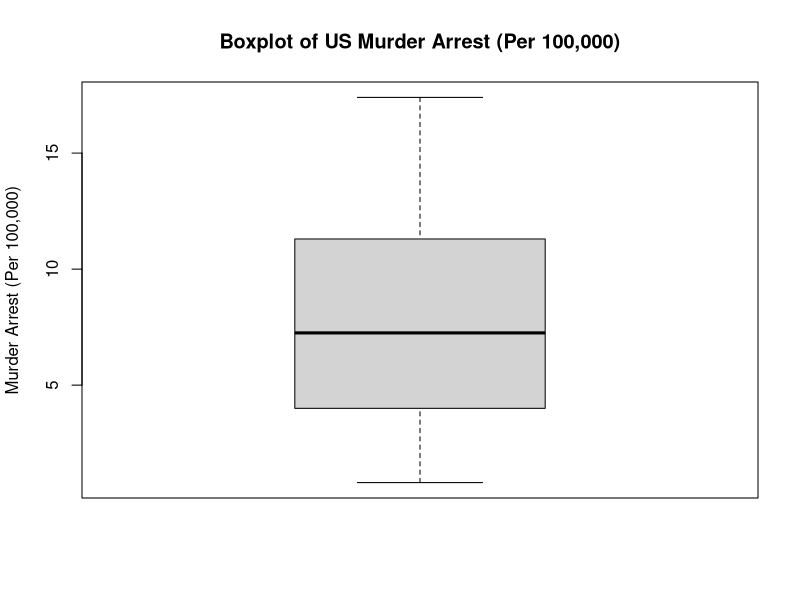
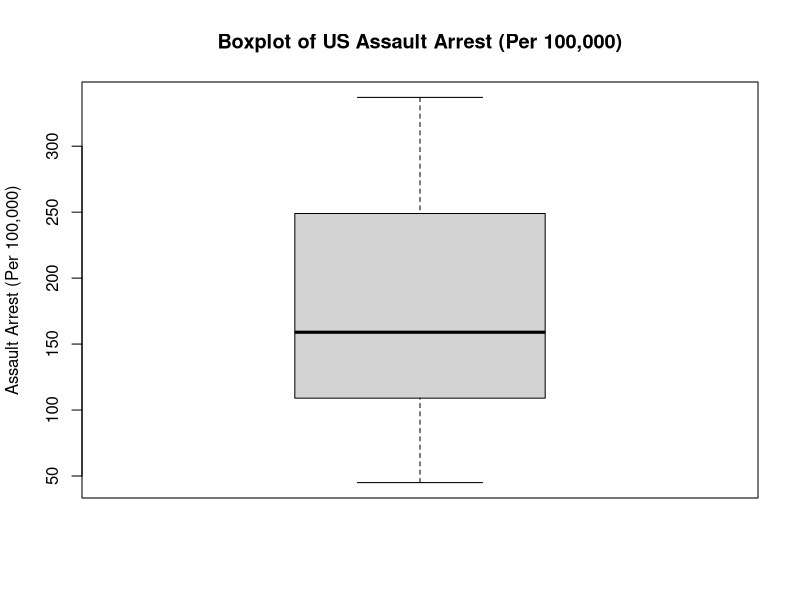
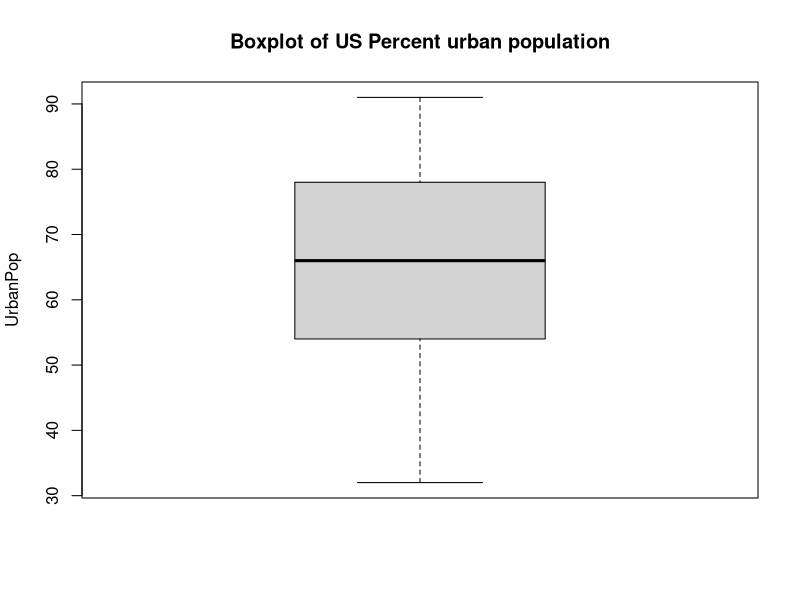
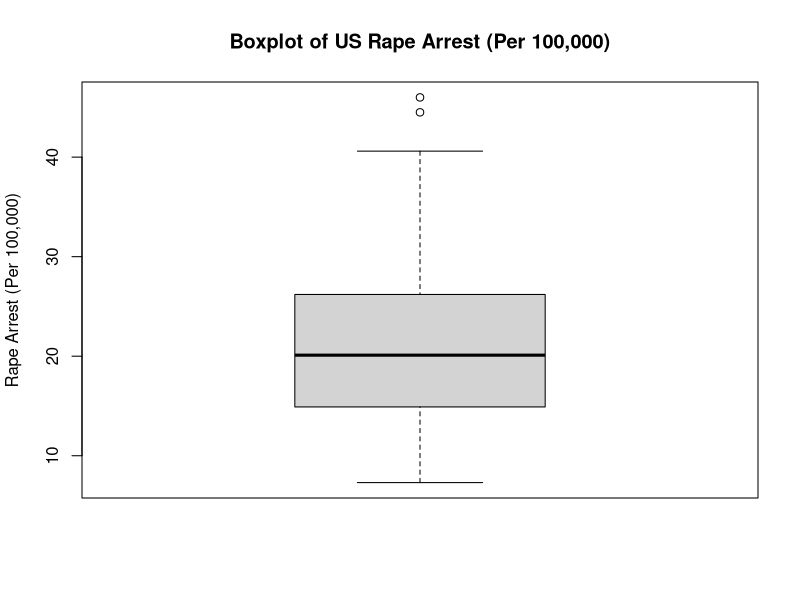
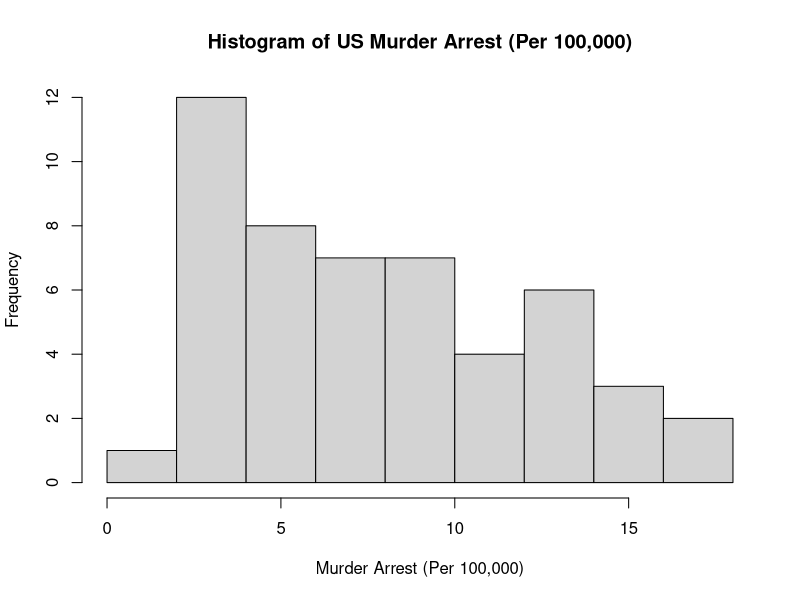
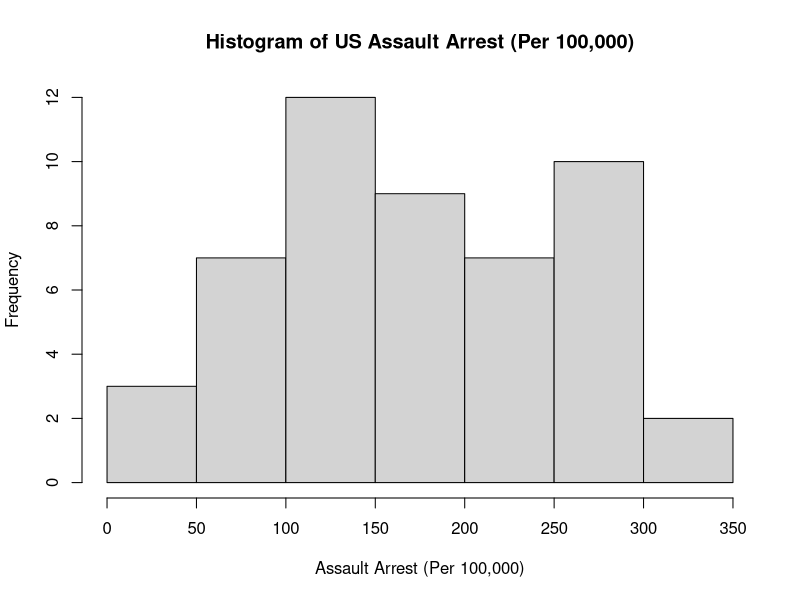
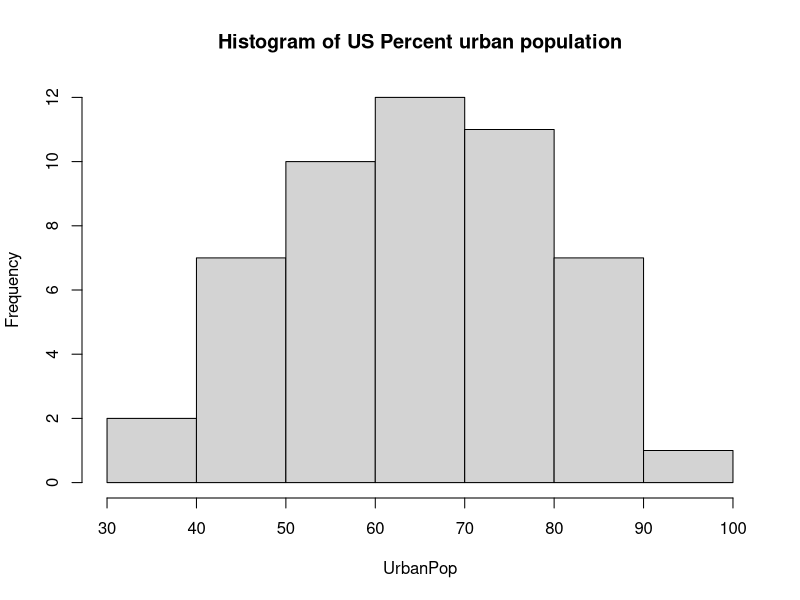
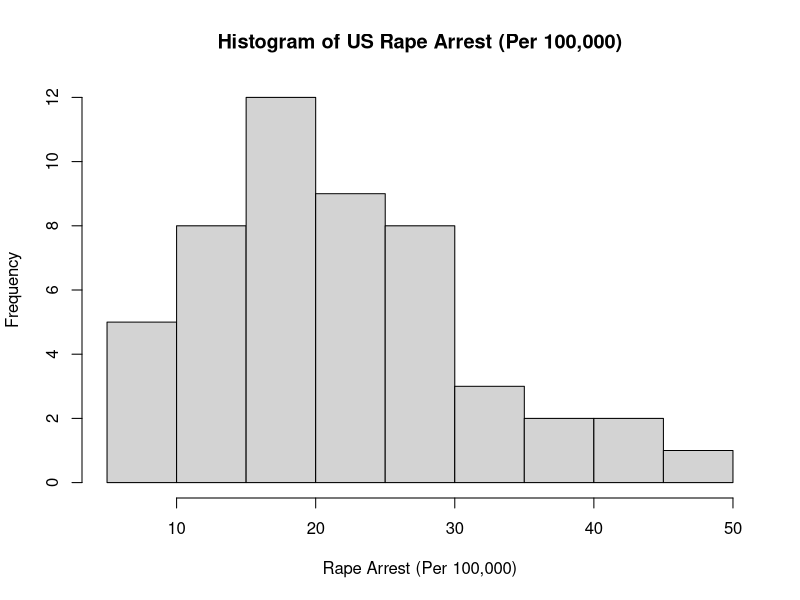

Generate these figures, in order, with R:

# ************** CIS4514 Coursework 1 Task 2 **************

# *********************** Question 1 **********************

print("<-------------- Question 1 -------------->")
#Loading the USArrests Dataset into my R environment 
data(USArrests)

# cat means concatenation. It takes multiple arguments and shows as single output line.
# To use next line cat() is used here as print() will not format effectively.
print("<---------------------------------------->")
cat("\n")

# *********************************************************

# *********************** Question 2 **********************

print("<-------------- Question 2 -------------->")
#Printing the first 4 rows of the USArrests Dataset by using the head() function and giving
#the argument of "4" indicating that only the first 4 rows are needing, otherwise the first 5 rows will be given as the output
print(head(USArrests, 4))
print("-----------------------")
cat("\n")

# *********************************************************

# *********************** Question 3 **********************

print("<-------------- Question 3 -------------->")
#Printing the last 3 rows of the USArrests Dataset by using the tail() function and giving
#the argument of "3" indicating that only the last 3 rows are needing, otherwise the last 5 rows will be given as the output
print(tail(USArrests, 3))
print("-----------------------")
cat("\n")

# *********************************************************

# *********************** Question 4 **********************

print("<-------------- Question 4 -------------->")
#Checking the USArrests Dataset structure using the the str() function
str(USArrests)
#'data.frame':	50 obs. of  4 variables
print("-----------------------")
cat("\n")

# *********************************************************

# *********************** Question 5 **********************

print("<-------------- Question 5 -------------->")
#Getting some statistical insights on the USArrests Dataset using the function summary()
summary(USArrests)
#A quick statistical summary is given for all 4 variables respectively. (i.e The Minimum, 1st Quantile, Median(2nd Quantile), The Mean, 3rd Quantile, The Maximum)
print("-----------------------")
cat("\n")

# *********************************************************

# *********************** Question 6 **********************

print("<-------------- Question 6 -------------->")
#To check for missing values in the USArrests Dataset, the anyNA() function is used.
anyNA(USArrests)
#Returning a 'FALSE' indicating there is no missing values in the USArrests Dataset.
print("-----------------------")
cat("\n")

# *********************************************************

# *********************** Question 7 **********************

print("<-------------- Question 7 -------------->")
#Finding out which US state has the highest and lowest arrest rates based on each crime category.
#from the USArrests Dataset.

#-----Murder Arrest-----#
USArrests[USArrests$Murder == max(USArrests$Murder), ]
print("The Higest Murder Case recorded in US was in Georgia State with a total of 17.4 cases (per 100,000)")
USArrests[USArrests$Murder == min(USArrests$Murder), ]
print("The lowest Murder Case recorded in US was in North Dakota State with a total of 0.8 cases (per 100,000)")

#-----Assault Arrest-----#
USArrests[USArrests$Assault == max(USArrests$Assault), ]
print("The Higest Assault Case recorded in US was in North Carolina State with a total of 337 cases (per 100,000)")
USArrests[USArrests$Assault == min(USArrests$Assault), ]
print("The lowest Assault Case recorded in US was in North Dakota State with a total of 45 cases (per 100,000)")

#-----Rape Arrest-----#
USArrests[USArrests$Rape == max(USArrests$Rape), ]
print("The Higest Rape Case recorded in US was in Nevada State with a total of 46 cases (per 100,000)")
USArrests[USArrests$Rape == min(USArrests$Rape), ]
print("The lowest Rape Case recorded in US was in North Dakota State with a total of 7.3 cases (per 100,000)")
print("-----------------------")
cat("\n")

# *********************************************************

# *********************** Question 8 **********************

print("<-------------- Question 8 -------------->")
#Subseting the USArrests Dataset, considerating only states with Murder arrests (per 100,000) less than 5.
str(USArrests[USArrests$Murder<5, ])
#ONly 16 states are less than 5 Murder arrest (per 100,000)
print("-----------------------")
cat("\n")
# *********************************************************

# *********************** Question 9 **********************

print("<-------------- Question 9 -------------->")
#Creating a boxplot and  of each variable in the USArrests Dataset

#------------------BOXPLOT-----------------#

#-----Boxplot for the Murder Arrest Variable-----#
boxplot(USArrests$Murder, main = "Boxplot of US Murder Arrest (Per 100,000)", 
        ylab = "Murder Arrest (Per 100,000)")
print("-----------------------")

#-----Boxplot for the Assault Arrest Variable-----#
boxplot(USArrests$Assault, main = "Boxplot of US Assault Arrest (Per 100,000)", 
        ylab = "Assault Arrest (Per 100,000)")
print("-----------------------")

#-----Boxplot for the Percent urban population Variable-----#
boxplot(USArrests$UrbanPop, main = "Boxplot of US Percent urban population", 
        ylab = "UrbanPop")
print("-----------------------")

#-----Boxplot for the Rape Arrest Variable-----#
boxplot(USArrests$Rape, main = "Boxplot of US Rape Arrest (Per 100,000)", 
        ylab = "Rape Arrest (Per 100,000)")
print("-----------------------")

#------------------Histogram-----------------#

#-----Histogram for the Murder Arrest Variable-----#
hist(USArrests$Murder, main = "Histogram of US Murder Arrest (Per 100,000)", 
        xlab = "Murder Arrest (Per 100,000)")
print("-----------------------")

#-----Histogram for the Assault Arrest Variable-----#
hist(USArrests$Assault, main = "Histogram of US Assault Arrest (Per 100,000)", 
        xlab = "Assault Arrest (Per 100,000)")
print("-----------------------")

#-----Histogram for the Percent urban population Variable-----#
hist(USArrests$UrbanPop, main = "Histogram of US Percent urban population", 
        xlab = "UrbanPop")
print("-----------------------")

#-----Histogram for the Rape Arrest Variable-----#
hist(USArrests$Rape, main = "Histogram of US Rape Arrest (Per 100,000)", 
        xlab = "Rape Arrest (Per 100,000)")
print("-----------------------")
cat("\n")
# *********************************************************

# *********************** Question 10 **********************

print("<-------------- Question 10 -------------->")
print("Yes,  there are outliers in the USArrests dataset but can only be found in the Rape Arrest Variable")
print("-----------------------")
cat("\n")
# *********************************************************

# *********************** Question 11 **********************

print("<-------------- Question 11 -------------->")
# Installing and loading the "corrplot" package
#install.packages("corrplot")
library(corrplot)
corr_matrix = cor(USArrests)
print(corr_matrix)
corrplot(corr_matrix)
print("-----------------------")
cat("\n")
# *********************************************************

# *********************** Question 12 **********************

print("<-------------- Question 12 -------------->")
# Installing and loading the "colorspace" to enable the "GGally" package function well
#install.packages("colorspace")
#install.packages("GGally")
library(GGally)
ggcorr(USArrests)
print("-----------------------")
cat("\n")
